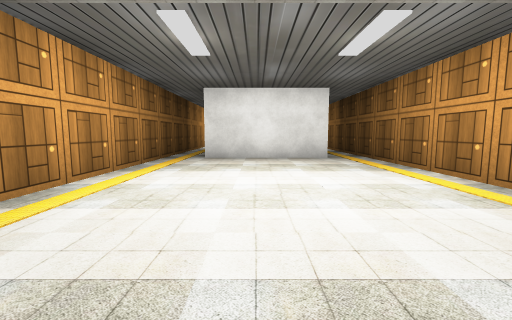
View 1 (above)

19 first-person views from a walk through a Unity game level. The camera is 1.2 m above the floor, tilts 6° down and sees 90° across. The floor is counted in squares, 2 m on a side. Each view is taken from the middle of a square. On the plan, view 1 faces up. The plan holds only what a view shows up to about 9 squares ahead; the rest is blank. The place goes on beyond the plan. The player character is not drawn. Some animated figures are left out. Some surface patterns are stand-ins.

View 2
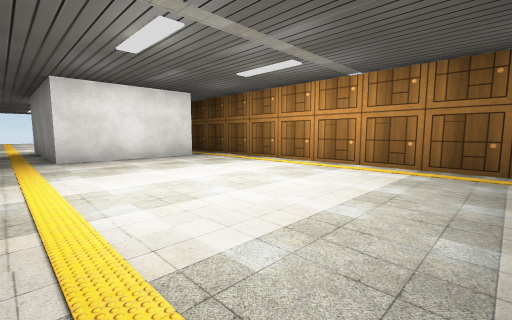

View 3
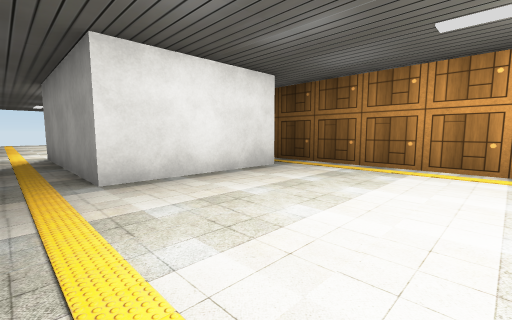

View 4
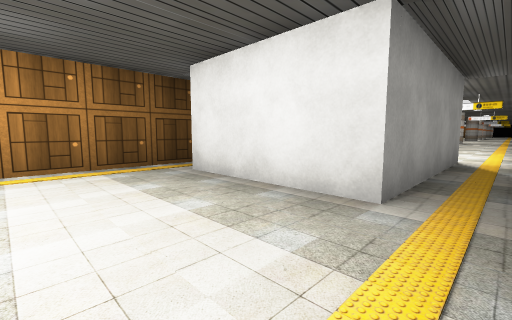

View 5
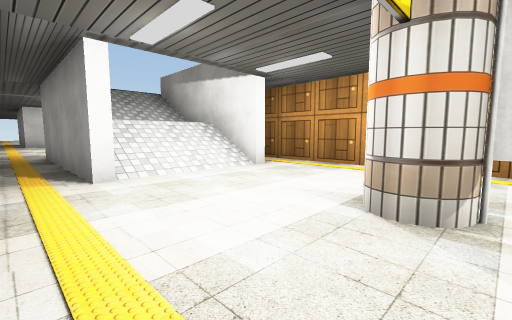

View 6
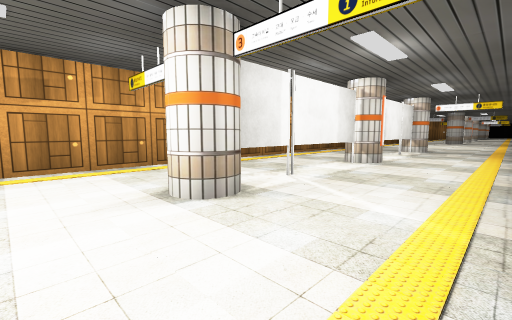

View 7
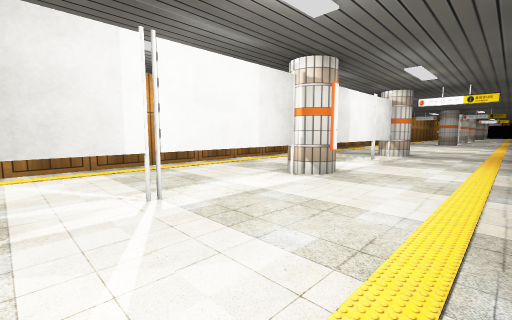

View 8
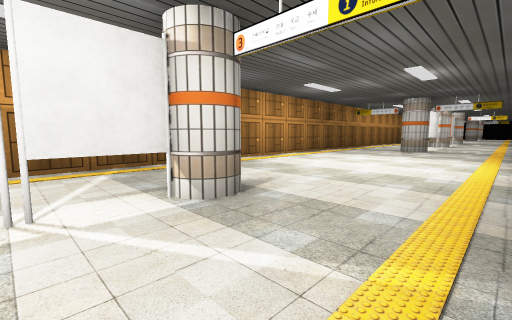

View 9
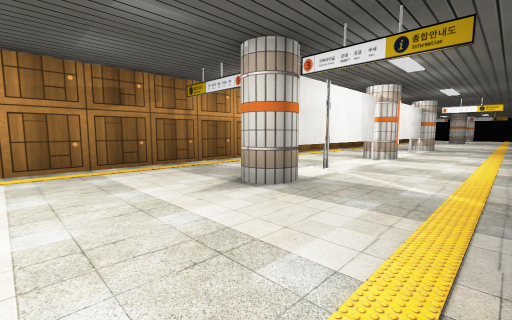

View 10
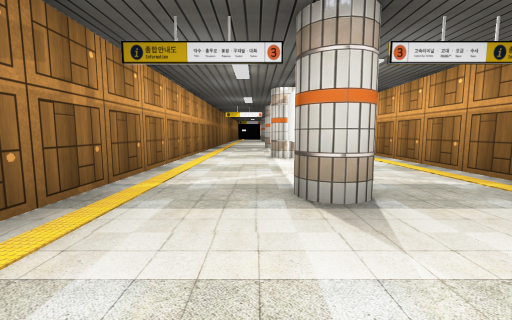

View 11
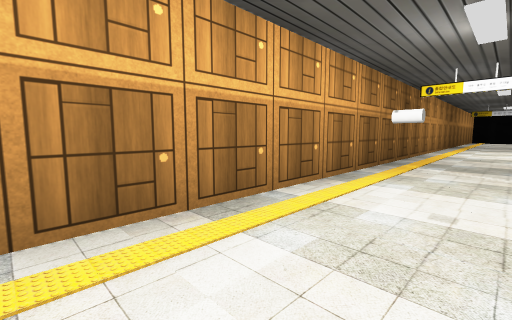

View 12
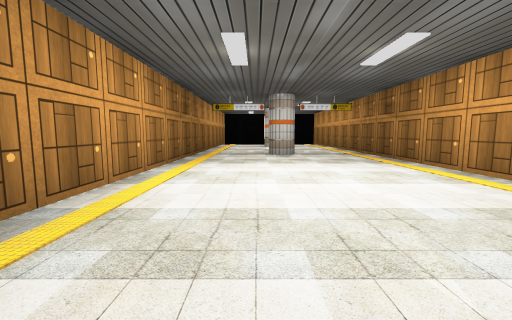

View 13
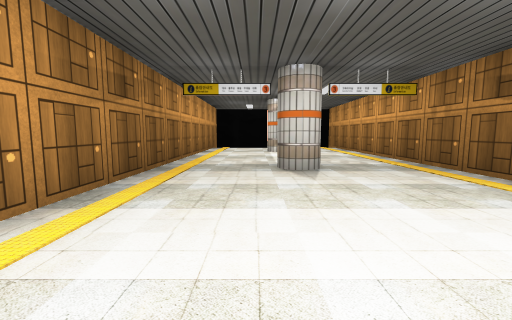

View 14
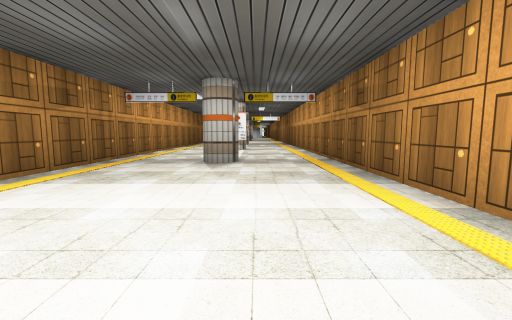

View 15
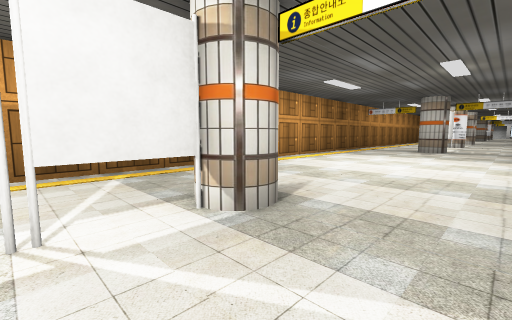

View 16
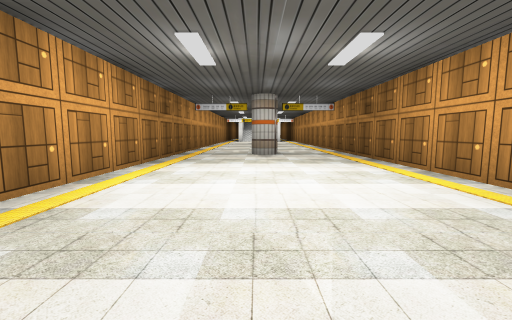

View 17
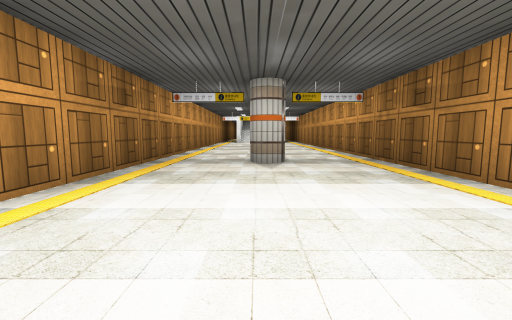

View 18
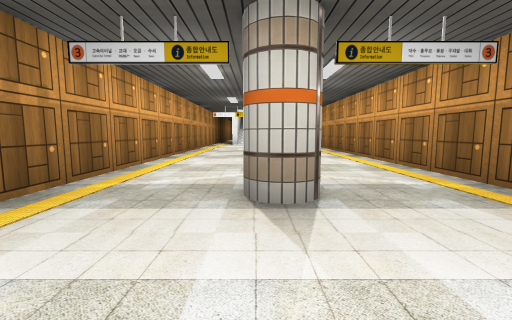

View 19
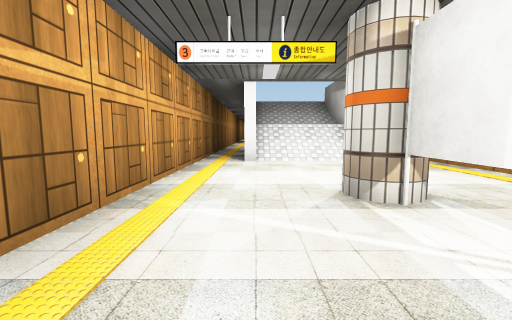

### Floor plan
Key: @ floor where view 1 was taken; # wall or solid block; . floor; / step, stairs or slope; C column; S sign; Y cylinder; O other object.
Columns run from 3 left of view 1 to 3 right of it. Each row starts with its distance up from view 1.
  7 #.###.#
  6 #.....#
  5 #.....#
  4 #.....#
  3 #.....#
  2 #.....#
  1  .....#
  0  ./@//#
 -1 #.#//##
 -2 #.#//#
 -3 #.#//#
 -4 #.#//##
 -5 #.....#
 -6 #.....#
 -7 #.....#
 -8 #..C..#
 -9 #..S..#
-10 #..S..#
-11 #..C..#
-12 #..C..#
-13 #..S..#
-14 #..S..#
-15 #..S..#
-16 #..C..#
-17 #.....#
-18 #.....#
-19 #.....#
-20 #.....#
-21 #.....#
-22  .....#
-23  .....#
-24 #..C..#
-25 #..S..#
-26 #..S..#
-27 #..CY.#
-28 #..C..#
-29 #..S..#
-30 #..S..#
-31 #..S..#
-32 #..C..#
-33 #.....#
-34 #.....#
-35 #.....#
-36 #.....#
-37 #.....#
-38 #.....#
-39 #.....#
-40 #..C..#
-41 #..S..#
-42 #..S..#
-43 #.OC..#

Positions as (right, up) in squares from view 1, and headings:
1: (0, 0), facing up
2: (-2, 0), facing up-right
3: (-2, 3), facing up-right
4: (-2, 2), facing down-right
5: (-2, -8), facing up-right
6: (-2, -6), facing down-right
7: (-2, -8), facing down-right
8: (-2, -14), facing down-right
9: (-2, -21), facing down-right
10: (1, -21), facing down
11: (1, -26), facing down-right
12: (1, -32), facing down
13: (1, -35), facing down
14: (1, -37), facing up
15: (2, -41), facing up-left
16: (0, -23), facing up
17: (0, -21), facing up
18: (0, -18), facing up
19: (-1, -10), facing up
